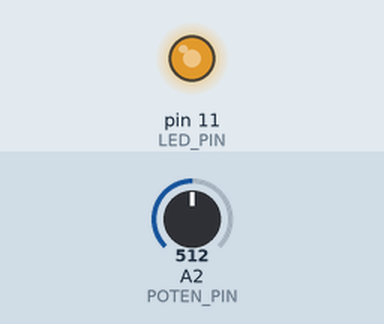
Recording of a sketch running on a simulated Arduino Uno, built with avr-gcc and run on an emulated ATmega328P. Parts: output pins drawn as LEDs (lit = HIGH). The inputs (shaded band) are chosen by the test bench; at power-on: A2 (POTEN_PIN) = 512. What the sketch prints to the serial monitor is not drawn.

Above: at 1.2 s.
1.3 s: A2 (POTEN_PIN) set to 104
At 1.7 s:
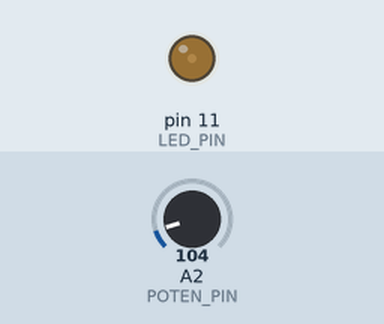
2.8 s: A2 (POTEN_PIN) set to 91
At 4.3 s:
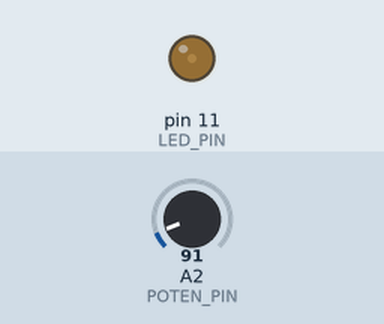
5.8 s: A2 (POTEN_PIN) set to 306
At 7.0 s:
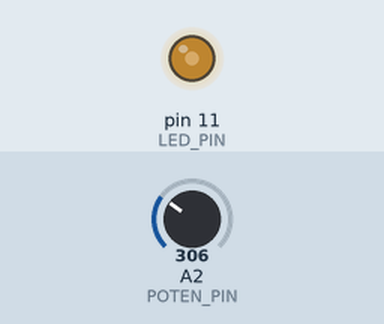
7.3 s: A2 (POTEN_PIN) set to 0
At 8.5 s:
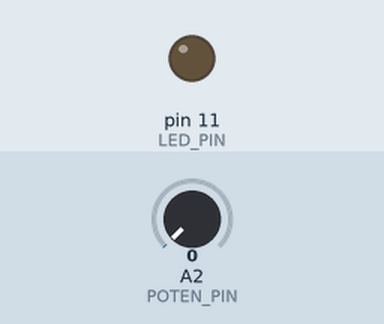
8.8 s: A2 (POTEN_PIN) set to 8
At 9.5 s:
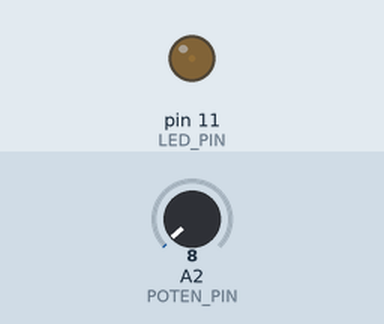
11.8 s: A2 (POTEN_PIN) set to 11
Timing chart, 0 to 14.3 s (numbered marks = the images above; inputs shaded):
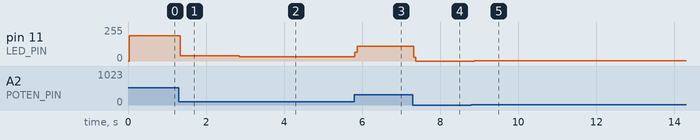

Measured:
- after the input at 1.3 s, pin 11 (LED_PIN): 188/255 → 38/255 at once
- after the input at 2.8 s, pin 11 (LED_PIN): 38/255 → 33/255 after 0.05 s
- after the input at 5.8 s, pin 11 (LED_PIN): 33/255 → 66/255 at once, → 112/255 0.06 s later
- after the input at 7.3 s, pin 11 (LED_PIN): 112/255 → 0/255 at once
- after the input at 8.8 s, pin 11 (LED_PIN): 0/255 → 2/255 after 0.07 s
- after the input at 11.8 s, every drawn part: stays the same

The sketch:

MKE-M04_Potentiometer_Serial_Demo.ino
```cpp
// Chọn chân Analog đọc Biến trở.
// Select the Analog pin to read the Potentiometer.
#define POTEN_PIN A2

// Số lần lấy mẫu.
// Number of sampling times.
#define SAMPLES 25

// Lưu giá trị Analog đọc từ Biến trở.
// Stores the Analog value read from the Potentiometer.
int valuePot;

// Lưu giá trị Analog lớn nhất đọc được từ Biến trở.
// Store the maximum Analog value read from the Potentiometer.
int maxPot = 691;

// Lưu giá trị (%) đổi từ giá trị Analog tương ứng.
// Store the value (%) converted from the corresponding Analog value.
int percentPot;

// Chọn chân Digital điều khiển LED.
// Select the Digital pin to control LED.
#define LED_PIN 11

// Lưu giá trị (~PWM) điều khiển LED.
// Save value (~PWM) control LED.
int lightLED;

void setup()
{
  // Khởi động kết nối Serial UART ở tốc độ 9600 để truyền dữ liệu lên máy tính.
  // Start the Serial UART connection at 9600 to transfer data to the computer.
  Serial.begin(9600);
}

void loop()
{
  /**
   * Các bước tính giá trị trung bình của cảm biến
   * 1. Xóa giá trị trong biến về 0
   * 2. Cộng tổng các mẫu đo lại
   * 3. Chia số mẫu để lấy giá trị trung bình
   */
  valuePot = 0;
  for (int i = 0; i < SAMPLES; i++)
  {
    valuePot += analogRead(POTEN_PIN);

    // Chờ 0,001s mới đo lại.
    // Wait 0,001s to measure again.
    delay(1);
  }
  valuePot = valuePot / SAMPLES;

  // Lưu nếu giá trị lớn nhất hiện tại được phát hiện.
  // Save if the current maximum value is detected.
  if (maxPot < valuePot)
  {
    maxPot = valuePot;
  }

  // Chuyển đổi sang thang đo (%).
  // Convert to scale (%).
  percentPot = map(valuePot, 0, maxPot, 0, 100);

  // Chuyển đổi sang thang đo (~PWM).
  // Conver to scale (~PWM).
  lightLED = map(percentPot, 0, 100, 0, 255);

  // Điều khiển độ sáng LED theo Biến trở.
  // Control LED brightness according to the Potentiometer.
  analogWrite(LED_PIN, lightLED);

  // Truyền giá trị đo được của cảm biến lên máy tính.
  // Transmit the measured value of the sensor to the computer.
  Serial.print("Giá trị thực: ");
  Serial.print(valuePot);
  Serial.print("       ");
  Serial.print("Giá trị thang đo %: ");
  Serial.print(percentPot);
  Serial.println("%");

  // Chờ 0,025s.
  // Wait 0,025s.
  delay(25);
}
```
